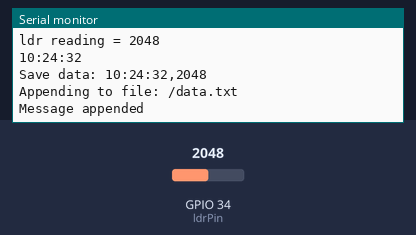
This sketch was run on a simulated ESP32. On the bench: the last lines printed to the serial monitor. The test bench sets the inputs (shaded band); at power-on: GPIO 34 (ldrPin) = 2048. WiFi joins after 1.5 s; servers stay silent unless stated; network time is answered at once with the bench clock; the local clock reads 2024-03-15 10:24:30 at power-on unless the sketch sets it; storage starts empty.

Above: at 2.7 s.
2.8 s: GPIO 34 (ldrPin) set to 2866
At 4.1 s:
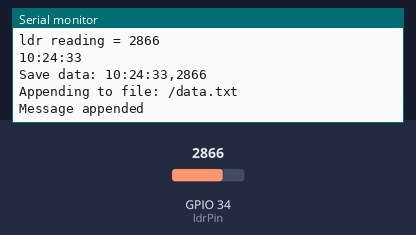
4.3 s: GPIO 34 (ldrPin) set to 3603
At 5.4 s:
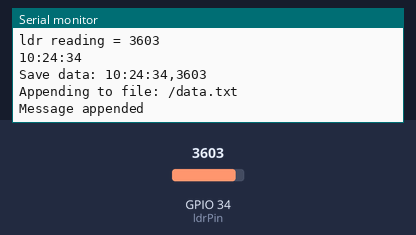
Timing chart, 0 to 7.3 s (numbered marks = the images above; inputs shaded):
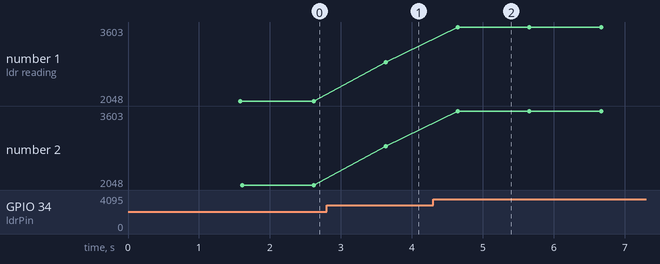

The sketch:

sketch_sep24a.ino
```cpp
#include "FS.h"
#include "SD.h"
#include <SPI.h>
#include <WiFi.h>
#include <NTPClient.h>
#include <WiFiUdp.h>

#define ldrPin 34
int ldrValue;
String dayStamp;
String timeStamp;
// Replace with your network credentials
const char* ssid     = "Galaxy S23 75A3";
const char* password = "qcomqcom";
// Define CS pin for the SD card module
#define SD_CS 5

String dataMessage;
// Define NTP Client to get time
WiFiUDP ntpUDP;
NTPClient timeClient(ntpUDP);
void setup() {
  Serial.begin(115200);
  Serial.print("Connecting to ");
  Serial.println(ssid);
  WiFi.begin(ssid, password);
  while (WiFi.status() != WL_CONNECTED) {
    delay(500);
    Serial.print(".");
  }
  Serial.println("");
  Serial.println("WiFi connected.");
  // Initialize a NTPClient to get time
  timeClient.begin();
  timeClient.setTimeOffset(19800);
  // Initialize SD card
  SD.begin(SD_CS);
  if(!SD.begin(SD_CS)) {
    Serial.println("Card Mount Failed");
    return;
  }
  uint8_t cardType = SD.cardType();
  if(cardType == CARD_NONE) {
    Serial.println("No SD card attached");
    return;
  }
  Serial.println("Initializing SD card...");
  if (!SD.begin(SD_CS)) {
    Serial.println("ERROR - SD card initialization failed!");
    return;    // init failed
  }
  File file = SD.open("/data.txt");
  if(!file) {
    Serial.println("File doens't exist");
    Serial.println("Creating file...");
    writeFile(SD, "/data.txt", "Time, LDR value \r\n");
  }
  else {
    Serial.println("File already exists");
  }
  file.close();
}

void loop() {
    readLdrValue();
    getTimeStamp();
    logSDCard();
    delay(1000); //Wait for 5 seconds before writing the next data
}

// Function to get temperature
void readLdrValue()
{
  ldrValue = analogRead(ldrPin);
  Serial.print("ldr reading = ");
  Serial.println(ldrValue);
}

// Function to get date and time from NTPClient
void getTimeStamp() {
  while(!timeClient.update()) {
    timeClient.forceUpdate();
  }
  // Extract time
  timeStamp = timeClient.getFormattedTime();
  Serial.println(timeStamp);
}
// Write the sensor readings on the SD card
void logSDCard() {
  dataMessage =  String(timeStamp) + "," +
                String(ldrValue) + "\r\n";
  Serial.print("Save data: ");
  Serial.println(dataMessage);
  appendFile(SD, "/data.txt", dataMessage.c_str());
}

// Write to the SD card (DON'T MODIFY THIS FUNCTION)
void writeFile(fs::FS &fs, const char * path, const char * message) {
  Serial.printf("Writing file: %s\n", path);
  File file = fs.open(path, FILE_WRITE);
  if(!file) {
    Serial.println("Failed to open file for writing");
    return;
  }
  if(file.print(message)) {
    Serial.println("File written");
  } else {
    Serial.println("Write failed");
  }
  file.close();
}

// Append data to the SD card (DON'T MODIFY THIS FUNCTION)
void appendFile(fs::FS &fs, const char * path, const char * message) {
  Serial.printf("Appending to file: %s\n", path);
  File file = fs.open(path, FILE_APPEND);
  if(!file) {
    Serial.println("Failed to open file for appending");
    return;
  }
  if(file.print(message)) {
    Serial.println("Message appended");
  } else {
    Serial.println("Append failed");
  }
  file.close();
}
```

Measured:
- after the input at 2.8 s, the serial monitor: prints a new line after 0.83 s (image 1)
- after the input at 4.3 s, the serial monitor: prints a new line after 0.34 s (image 2)
- plotted number 1: 2048 → 2866 after the input at 2.8 s, 2866 → 3603 after the input at 4.3 s
- plotted number 2: 2048 → 2866 after the input at 2.8 s, 2866 → 3603 after the input at 4.3 s
